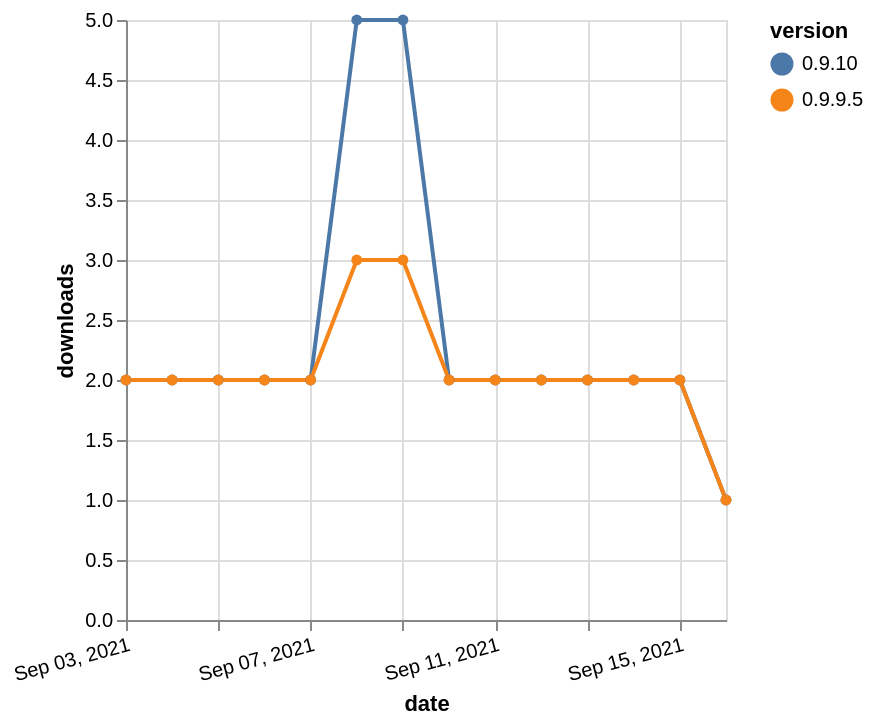

Write a Vega-Lite specification for this figure.
### Vega-Lite specification from a JSON file in a GitHub repository (floating-point values rounded to 4 significant figures)
{"$schema": "https://vega.github.io/schema/vega-lite/v5.json", "description": "A simple bar chart with embedded data.", "data": {"values": [{"date": "2021-09-03", "total": 3871, "delta": 2, "version": "0.9.10"}, {"date": "2021-09-04", "total": 3873, "delta": 2, "version": "0.9.10"}, {"date": "2021-09-05", "total": 3875, "delta": 2, "version": "0.9.10"}, {"date": "2021-09-06", "total": 3877, "delta": 2, "version": "0.9.10"}, {"date": "2021-09-07", "total": 3879, "delta": 2, "version": "0.9.10"}, {"date": "2021-09-08", "total": 3884, "delta": 5, "version": "0.9.10"}, {"date": "2021-09-09", "total": 3889, "delta": 5, "version": "0.9.10"}, {"date": "2021-09-10", "total": 3891, "delta": 2, "version": "0.9.10"}, {"date": "2021-09-11", "total": 3893, "delta": 2, "version": "0.9.10"}, {"date": "2021-09-12", "total": 3895, "delta": 2, "version": "0.9.10"}, {"date": "2021-09-13", "total": 3897, "delta": 2, "version": "0.9.10"}, {"date": "2021-09-14", "total": 3899, "delta": 2, "version": "0.9.10"}, {"date": "2021-09-15", "total": 3901, "delta": 2, "version": "0.9.10"}, {"date": "2021-09-16", "total": 3902, "delta": 1, "version": "0.9.10"}, {"date": "2021-09-03", "total": 2520, "delta": 2, "version": "0.9.9.5"}, {"date": "2021-09-04", "total": 2522, "delta": 2, "version": "0.9.9.5"}, {"date": "2021-09-05", "total": 2524, "delta": 2, "version": "0.9.9.5"}, {"date": "2021-09-06", "total": 2526, "delta": 2, "version": "0.9.9.5"}, {"date": "2021-09-07", "total": 2528, "delta": 2, "version": "0.9.9.5"}, {"date": "2021-09-08", "total": 2531, "delta": 3, "version": "0.9.9.5"}, {"date": "2021-09-09", "total": 2534, "delta": 3, "version": "0.9.9.5"}, {"date": "2021-09-10", "total": 2536, "delta": 2, "version": "0.9.9.5"}, {"date": "2021-09-11", "total": 2538, "delta": 2, "version": "0.9.9.5"}, {"date": "2021-09-12", "total": 2540, "delta": 2, "version": "0.9.9.5"}, {"date": "2021-09-13", "total": 2542, "delta": 2, "version": "0.9.9.5"}, {"date": "2021-09-14", "total": 2544, "delta": 2, "version": "0.9.9.5"}, {"date": "2021-09-15", "total": 2546, "delta": 2, "version": "0.9.9.5"}, {"date": "2021-09-16", "total": 2547, "delta": 1, "version": "0.9.9.5"}]}, "width": "container", "mark": {"type": "line", "point": {"filled": true}}, "encoding": {"x": {"field": "date", "type": "temporal", "timeUnit": "yearmonthdate", "title": "date", "axis": {"labelAngle": -15}}, "y": {"field": "delta", "type": "quantitative", "title": "downloads"}, "color": {"field": "version", "type": "nominal"}, "tooltip": {"field": "delta"}}}
